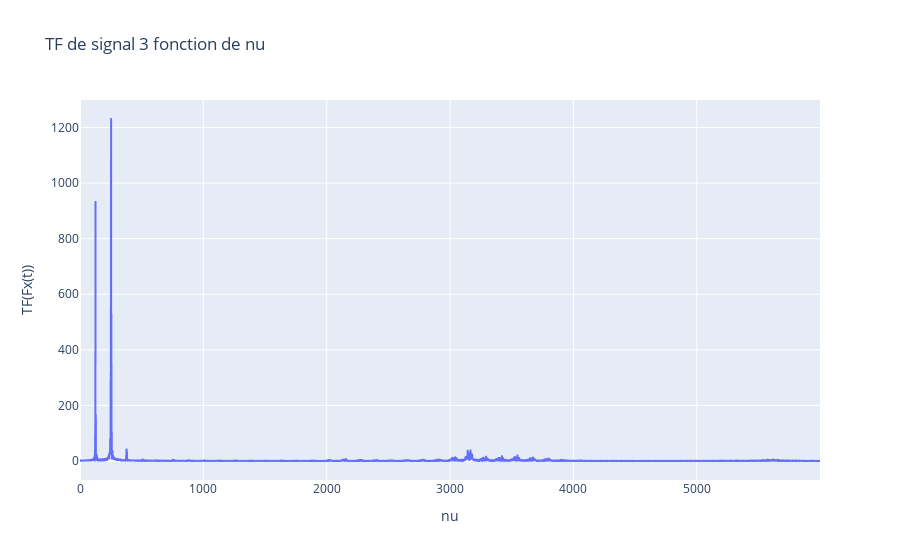

Notebook code for this chart:
### Markdown cell above
3. Grâce à la fonction san.trans_fourier(), calculez la transformée de Fourier du signal et affichez le spectre
en fonction des fréquences réelles (en Hz). Expliquer la présence des différents pics observés

### Code cell
nu, S = san.trans_fourier(s,t)
log10 = np.log(abs(S)) 
norm = log10/max(log10)
fig1 = px.line(x=nu, y=abs(S), title='TF de signal 3 fonction de nu', labels={'x':'nu', 'y':'TF(Fx(t))'}).show()

### Figure 1 — Plotly figure (JSON) as saved in the notebook; plotly's stock layout.template omitted (floating-point values rounded to 4 significant figures; data arrays with more than 128 entries replaced by an {"elided": "..."} marker saying what was removed)
{"data": [{"hovertemplate": "nu=%{x}<br>TF(Fx(t))=%{y}<extra></extra>", "legendgroup": "", "line": {"color": "#636efa", "dash": "solid"}, "marker": {"symbol": "circle"}, "mode": "lines", "name": "", "showlegend": false, "type": "scattergl", "x": {"elided": "6000 float values"}, "xaxis": "x", "y": {"elided": "6000 float values"}, "yaxis": "y"}], "layout": {"legend": {"tracegroupgap": 0}, "title": {"text": "TF de signal 3 fonction de nu"}, "xaxis": {"anchor": "y", "domain": [0, 1], "title": {"text": "nu"}}, "yaxis": {"anchor": "x", "domain": [0, 1], "title": {"text": "TF(Fx(t))"}}}}
